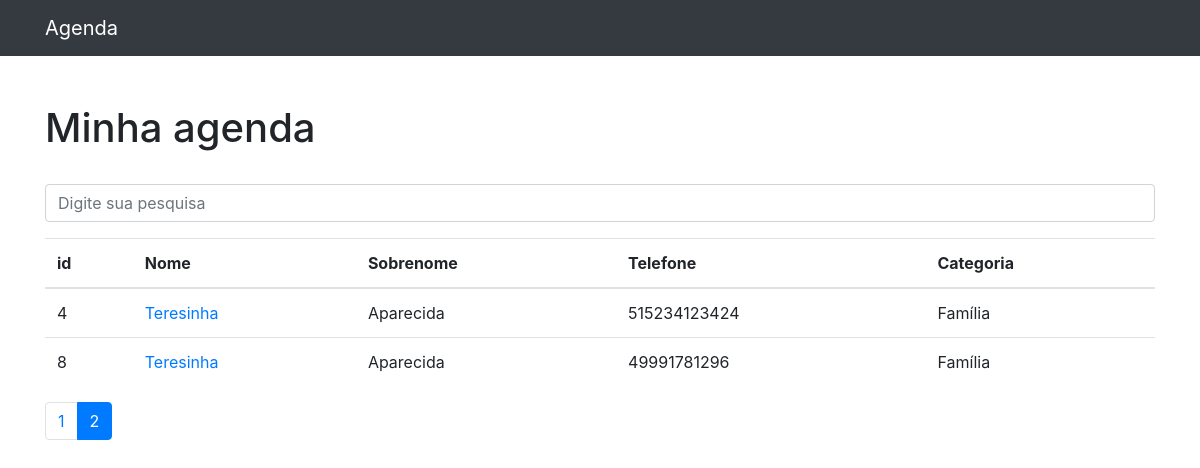
/?page=2&termo=, run on the app's committed database.
### contatos/models.py (models this page shows, shortened)
class Contato(models.Model):
    nome = models.CharField(max_length=255)
    sobrenome = models.CharField(max_length=255, blank=True)
    telefone = models.CharField(max_length=255, blank=True)
    email = models.CharField(max_length=255, blank=True)
    data_criacao = models.DateTimeField(auto_now_add=False, default=datetime.now)
    descricao = models.TextField(blank=True)
    categoria = models.ForeignKey(Categoria, on_delete=models.DO_NOTHING)
    exibir = models.BooleanField(default=True)
    foto = models.ImageField(blank=True, upload_to='fotos/%Y/%m/')

class Categoria(models.Model):
    nome = models.CharField(max_length=255)
    def __str__(self):
        return self.nome

### contatos/views.py (the view)
# urls.py: 2. Add a URL to urlpatterns:  path('', views.home, name='home')
def home(request):
    contatos = Contato.objects.all().order_by('nome').filter(exibir=True)
    paginator = Paginator(contatos, 5)
    page = request.GET.get('page')
    contatos = paginator.get_page(page)
    return render(request, 'contatos/home.html', {'contatos': contatos})

### contatos/templates/contatos/home.html
{% extends 'base.html' %}
{% load static %}
{% block conteudo %}
<h1 class="mt-5">Minha agenda</h1>
<br>
<form method="get" action="{% url 'busca' %}">
    <div class="form-group row">
        <div class="col-12">
            <input
                class="form-control"
                type="search"
                value="{{ request.GET.termo }}"
                id="search-input"
                placeholder="Digite sua pesquisa"
                name="termo"
            />
        </div>
    </div>
</form>
<table class="table">
    <thead>
        <tr>
            <th>id</th>
            <th>Nome</th>
            <th>Sobrenome</th>
            <th>Telefone</th>
            <th>Categoria</th>
        </tr>
    </thead>
    <tbody>
    {% for contato in contatos %}
        {% if contato.exibir %}
        <tr>
            <td>{{ contato.id|safe }}</td>
            <td>
                <a href="{% url 'contato' contato.id %}">{{ contato.nome }}</a>
            </td>
            <td>{{ contato.sobrenome }}</td>
            <td>{{ contato.telefone }}</td>
            <td>{{ contato.categoria }}</td>
        </tr>
        {% endif %}
    {% endfor %}
    </tbody>
</table>
<nav aria-label="Page navigation example">
    <ul class="pagination">
        {% for pagina in contatos.paginator.page_range %}
            <li class="page-item {% if contatos.number == pagina %}active{% endif %}">
                <a class="page-link" href="?page={{ pagina }}&termo={{ request.GET.termo }}">{{ pagina }}</a>
            </li>
        {% endfor %}
    </ul>
</nav>
{% endblock %}

### data on the page
Contato: id "4", nome "Teresinha", sobrenome "Aparecida", telefone "515234123424", categoria "Família"
Contato: id "8", nome "Teresinha", sobrenome "Aparecida", telefone "49991781296", categoria "Família"

### other printed values
{{ pagina }} "1" "2"
